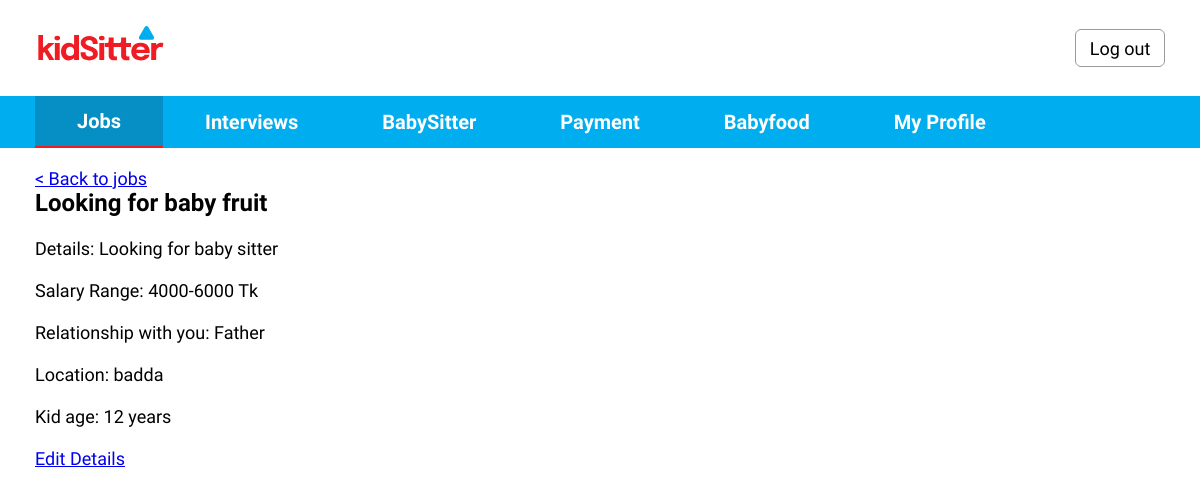
The app's page /job_details_client.php?job_id=22 with its own data.
### tables this page shows
CREATE TABLE `jobs` (
  `job_id` int(11) NOT NULL,
  `client_id` int(11) DEFAULT NULL,
  `job_day` varchar(20) DEFAULT NULL,
  `title` varchar(40) DEFAULT NULL,
  `details` longtext DEFAULT NULL,
  `R_with_client` varchar(40) DEFAULT NULL,
  `kid_age` int(11) DEFAULT NULL,
  `salary_range` varchar(20) DEFAULT NULL,
  `address` varchar(100) DEFAULT NULL,
  `completed` varchar(20) DEFAULT NULL,
  `SelectSitter_id` int(11) DEFAULT NULL,
  `payment_status` varchar(20) DEFAULT NULL
);

### job_details_client.php (the view, shortened to what this page needs)
<!DOCTYPE html>
<html lang="en">
<head>
    <link rel="stylesheet" href="./css/navbar.css">
    <link rel="stylesheet" href="./css/jobs_body.css">
</head>
<body>
    <div class="topbar">
        <div class="logo">
            <img src="./img/logo.svg" alt="">
        </div>
        <button>Log out</button>
    </div>
    <div class="navbg">
        <div class="nav">
            <a class="link link-active flex-center" href="#">Jobs</a>
            <a class="link flex-center" href="#">Interviews</a>
            <a class="link flex-center" href="#">BabySitter</a>
            <a class="link flex-center" href="#">Payment</a>
            <a class="link flex-center" href="#">Babyfood</a>
            <a class="link flex-center" href="#">My Profile</a>
        </div>
    </div>
    <div class="body-area">
<?php
  $job_id = $_GET["job_id"];
  echo "<a href='home.php'> < Back to jobs</a>";
  $connect = mysqli_connect( HOST, USER, PASS, DB )
	or die("Can not connect");
  $results = mysqli_query( $connect, "SELECT * FROM jobs where job_id = $job_id" )
	or die("Can not execute query");
  while( $rows = mysqli_fetch_array( $results ) ) {
      extract($rows);
      echo "<h2 class='title'>$title</h2><br>";
      echo "<p>Details: $details</p><br>";
      echo "<p>Salary Range: $salary_range Tk</p><br>";
      echo "<p>Relationship with you: $R_with_client</p><br>";
      echo "<p>Location: $address</p><br>";
      echo "<p>Kid age: $kid_age years</p><br>";
      echo "<a href = 'job_edit.php?job_id=$job_id'> Edit Details </a>";
  }
?>
</div>

### css/navbar.css (style rules this page uses)
* { font-family: Epilogue; font-size: 18px; }
body { padding: 0; margin: 0; box-sizing: border-box; }
.flex-center { display: flex; justify-content: center; align-items: center; }
.topbar { display: flex; justify-content: space-between; align-items: center; }
.topbar button { height: 38px; width: 90px; left: 1084px; top: 27px; border: 1px solid #9A9A9A; border-radius: 6px; padding: 10px, 16px, 10px, 16px; background-color: white; margin-right: 35px; cursor: pointer; }
.logo { padding-left: 30px; padding-top: 24px; padding-bottom: 24px; }
.navbg { background-color: #00ADEF; height: 52px; }
.nav { margin: 0 35px; height: 52px; display: flex; justify-content: flex-start; }
.link { color: white; text-decoration: none; padding: 0 42px; font-weight: 600; font-size: 20px; }
.link-active { border-bottom: 2px solid #EF1C23; background-color: #058FC4; }

### css/jobs_body.css (style rules this page uses)
* { box-sizing: border-box; padding: 0; margin: 0; }
.body-area { margin: 20px 35px; }
.title { font-size: 24px; }

### records on screen
jobs: title "Looking for baby fruit", details "Looking for baby sitter", salary_range "4000-6000", R_with_client "Father", address "badda", kid_age "12"
